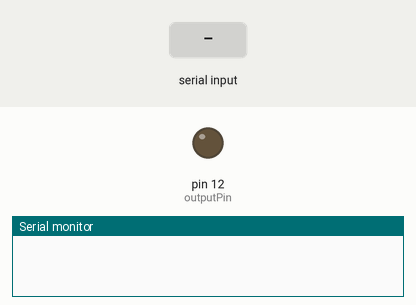
Bench run of a sketch on a simulated Arduino Uno, built with avr-gcc and run on an emulated ATmega328P. On the bench: output pins drawn as LEDs (lit = HIGH), the last lines printed to the serial monitor. The test bench sets the inputs (shaded band).

Above: at 1.2 s.
1.3 s: "90,45\n" received over Serial
At 3.2 s:
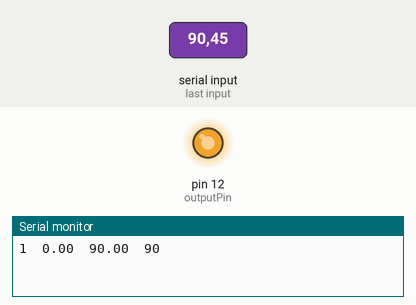
3.8 s: "30,150\n" received over Serial
At 5.1 s:
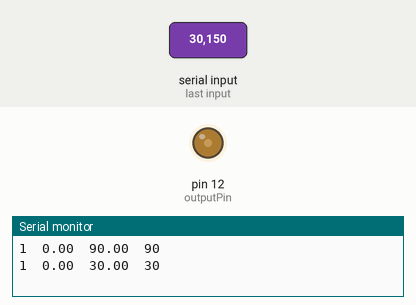
6.3 s: "5\n" received over Serial
At 8.0 s:
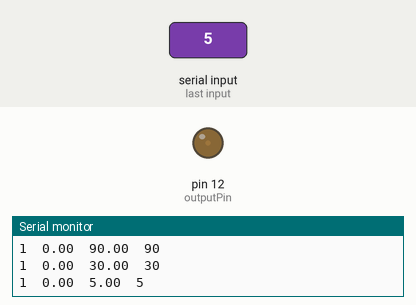
8.8 s: "90\n" received over Serial
At 11.2 s:
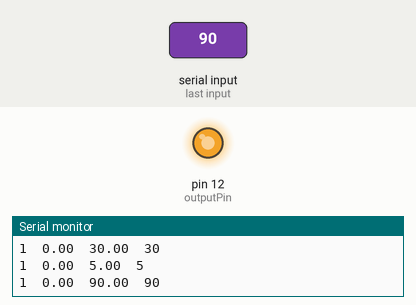
Timing chart, 0 to 12.3 s (numbered marks = the images above; inputs shaded):
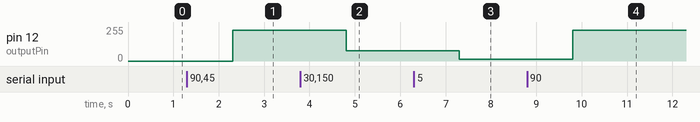

Measured:
- after the input at 1.3 s, pin 12 (outputPin): 0/255 → 229/255 after 1.0 s
- after the input at 3.8 s, pin 12 (outputPin): 229/255 → 76/255 after 1.0 s
- after the input at 6.3 s, pin 12 (outputPin): 76/255 → 12/255 after 1.0 s
- after the input at 8.8 s, pin 12 (outputPin): 12/255 → 229/255 after 1.0 s

The sketch:

SerialMonitorDimmer.ino
```cpp
/**************
 *  RobotDyn
 *  Dimmer Library
 *  **************
 *
 * The following sketch is meant to define the dimming value through the serial port of the controller,
 * using USE_SERIAL.begin
 *    void printSpace() function is used for adding of space after functional data
 *    void loop()  serial port evaluator, used to register and define values in dimmer.setPower(outVal);
 *
 *
 *  ---------------------- OUTPUT & INPUT Pin table ---------------------
 *  +---------------+-------------------------+-------------------------+
 *  |   Board       | INPUT Pin               | OUTPUT Pin              |
 *  |               | Zero-Cross              |                         |
 *  +---------------+-------------------------+-------------------------+
 *  | Lenardo       | D7 (NOT CHANGABLE)      | D0-D6, D8-D13           |
 *  +---------------+-------------------------+-------------------------+
 *  | Mega          | D2 (NOT CHANGABLE)      | D0-D1, D3-D70           |
 *  +---------------+-------------------------+-------------------------+
 *  | Uno           | D2 (NOT CHANGABLE)      | D0-D1, D3-D20           |
 *  +---------------+-------------------------+-------------------------+
 *  | ESP8266       | D1(IO5),    D2(IO4),    | D0(IO16),   D1(IO5),    |
 *  |               | D5(IO14),   D6(IO12),   | D2(IO4),    D5(IO14),   |
 *  |               | D7(IO13),   D8(IO15),   | D6(IO12),   D7(IO13),   |
 *  |               |                         | D8(IO15)                |
 *  +---------------+-------------------------+-------------------------+
 *  | ESP32         | 4(GPI36),   6(GPI34),   | 8(GPO32),   9(GP033),   |
 *  |               | 5(GPI39),   7(GPI35),   | 10(GPIO25), 11(GPIO26), |
 *  |               | 8(GPO32),   9(GP033),   | 12(GPIO27), 13(GPIO14), |
 *  |               | 10(GPI025), 11(GPIO26), | 14(GPIO12), 16(GPIO13), |
 *  |               | 12(GPIO27), 13(GPIO14), | 23(GPIO15), 24(GPIO2),  |
 *  |               | 14(GPIO12), 16(GPIO13), | 25(GPIO0),  26(GPIO4),  |
 *  |               | 21(GPIO7),  23(GPIO15), | 27(GPIO16), 28(GPIO17), |
 *  |               | 24(GPIO2),  25(GPIO0),  | 29(GPIO5),  30(GPIO18), |
 *  |               | 26(GPIO4),  27(GPIO16), | 31(GPIO19), 33(GPIO21), |
 *  |               | 28(GPIO17), 29(GPIO5),  | 34(GPIO3),  35(GPIO1),  |
 *  |               | 30(GPIO18), 31(GPIO19), | 36(GPIO22), 37(GPIO23), |
 *  |               | 33(GPIO21), 35(GPIO1),  |                         |
 *  |               | 36(GPIO22), 37(GPIO23), |                         |
 *  +---------------+-------------------------+-------------------------+
 *  | Arduino M0    | D7 (NOT CHANGABLE)      | D0-D6, D8-D13           |
 *  | Arduino Zero  |                         |                         |
 *  +---------------+-------------------------+-------------------------+
 *  | Arduino Due   | D0-D53                  | D0-D53                  |
 *  +---------------+-------------------------+-------------------------+
 *  | STM32         | PA0-PA15,PB0-PB15       | PA0-PA15,PB0-PB15       |
 *  | Black Pill    | PC13-PC15               | PC13-PC15               |
 *  | BluePill      |                         |                         |
 *  | Etc...        |                         |                         |
 *  +---------------+-------------------------+-------------------------+
 */

#include <RBDdimmer.h>//

//#define USE_SERIAL  SerialUSB //Serial for boards whith USB serial port
#define outputPin  12
//#define zerocross  5 // for boards with CHANGEBLE input pins

double output = 0;

//dimmerLamp dimmer(outputPin, zerocross); //initialase port for dimmer for ESP8266, ESP32, Arduino due boards
dimmerLamp dimmer(outputPin); //initialase port for dimmer for MEGA, Leonardo, UNO, Arduino M0, Arduino Zero

void setup() {
  Serial.begin(9600);
  dimmer.begin(NORMAL_MODE, ON); //dimmer initialisation: name.begin(MODE, STATE)
}

void printSpace(int val)
{
  if ((val / 100) == 0) Serial.print(" ");
  if ((val / 10) == 0) Serial.print(" ");
}

void loop() {
  float in;
  String temp;

  if(Serial.available()){
    String buf  = Serial.readString();
    in = buf.substring(0,4).toFloat();
    temp = buf.substring(5,10).toFloat();
    if (buf != 0) output = in;

    if(output <= 1){
      dimmer.setState(OFF);
    }else{
      dimmer.setState(ON);
    }

    dimmer.setPower(output); // setPower(0-100%);

    Serial.print(dimmer.getState());
    Serial.print("\t");
    Serial.print(temp);
    Serial.print("\t");
    Serial.print(output);
    Serial.print("\t");
    Serial.println(dimmer.getPower());
  }
}
```
